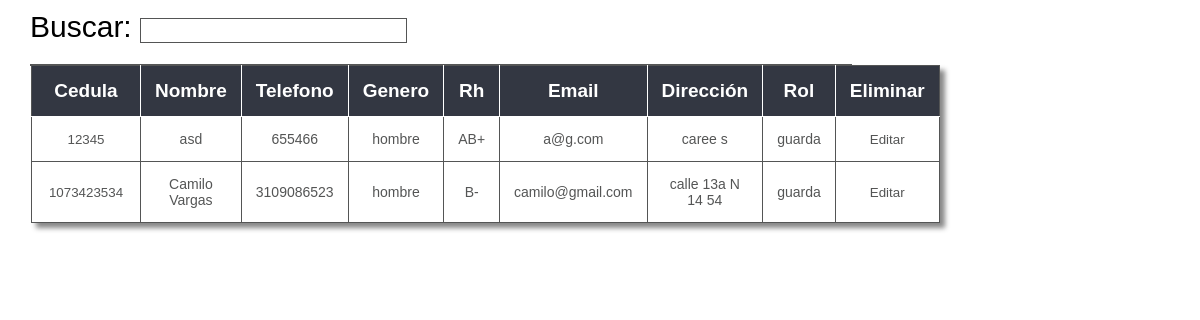
Page /consultas/consulta_guardas.php on the committed database.
### tables this page shows
CREATE TABLE `guardas` (
  `cedula` int(11) NOT NULL,
  `nombre` varchar(45) NOT NULL,
  `telefono` varchar(15) NOT NULL,
  `genero` varchar(7) NOT NULL,
  `rh` varchar(5) NOT NULL,
  `email` varchar(45) NOT NULL,
  `contrasena` varchar(45) NOT NULL,
  `direccion` varchar(45) NOT NULL,
  `rol` varchar(30) DEFAULT NULL,
  `foto` varchar(200) DEFAULT NULL
);

### consultas/consulta_guardas.php (the view, shortened to what this page needs)
<?php
  require ("../global/conexion.php")
 ?>
 <!DOCTYPE html>
 <html lang="en">
 <head>
 	<link rel="stylesheet" href="../css/css_estilos_tablas.css">
 </head>
 <body>
<div class="buscar"> Buscar: <input id="searchTerm" type="text" onkeyup="doSearch()" autocomplete="off" /></div>
  <div class="Tabla">
 <table class="Tabla" id="buscar">
    <tr>
      <td>Cedula</td>
      <td>Nombre</td>
      <td>Telefono</td>
      <td>Genero</td>
      <td>Rh</td>
      <td>Email</td>
      <td>Dirección</td>
      <td>Rol</td>
      <td>Eliminar</td>
    </tr>
    <tr>
    </div>
    <?php
    $consulta = $conexion -> query("SELECT * FROM guardas");
      while ($res = mysqli_fetch_row($consulta)) {
        echo "
       <form action='../consultas/actualizar_registro_guarda.php' method='POST'>
      <td><input type='text' id='cedula' readonly value='$res[0]' name='cedula'></td>
      <td>$res[1]</td>
      <td>$res[2]</td>
      <td>$res[3]</td>
      <td>$res[4]</td>
      <td>$res[5]</td>
      <td>$res[7]</td>
      <td>$res[8]</td>
      <td><input type='submit' id='boton_editar' class='boton_editar' value='Editar'></td>
    </tr>
      </form>
    ";
      }
     ?>
 </body>
 </html>

### css/css_estilos_tablas.css (style rules this page uses)
* { padding: 0px; margin: 0px; outline: none; }
.Tabla { margin: 10px; padding: 0px; width: 820px; box-shadow: 5px 5px 5px #888888; border: 1px solid #545555; margin-left: 2.5%; margin-top: 10px; position: absolute; }
.Tabla table { border-collapse: collapse; border-spacing: 0; width:100%; height:100%; margin:0px;padding:0px; }
.Tabla tr:nth-child(odd) { background-color:#cccccc; }
.Tabla tr:nth-child(even) { background-color:#ffffff; }
.Tabla td { vertical-align:middle; border:1px solid #545555; border-width:0px 1px 1px 0px; text-align:center; padding:14px; font-size:14px; font-family:Arial; font-weight:normal; color:#545555; }
.Tabla tr:last-child td { border-width:0px 1px 0px 0px; }
.Tabla tr td:last-child { border-width:0px 0px 1px 0px; }
.Tabla tr:last-child td:last-child { border-width:0px 0px 0px 0px; }
.Tabla tr:first-child td { background:-o-linear-gradient(bottom, :#333742 5%, :#333742 100%); background:-webkit-gradient( linear, left top, left bottom, color-stop(0.05, :#333742), color-stop(1, :#333742) ); background:-moz-linear-gradient( center top, :#333742 5%, :#333742 100% ); filter:progid:DXImageTransform.Microsoft.gradient(startColorstr=":#333742", endColorstr=":#333742"); background: -o-linear-gradient(top,:#333742,4caf50); background-color:#333742; border:0px solid #fff; text-align:center; border-width:0px 0px 1px 1px; font-size:19px; font-family:Arial; font-weight:bold; color:#ffffff; }
.Tabla tr:first-child td:first-child { border-width:0px 0px 1px 0px; }
.Tabla tr:first-child td:last-child { border-width:0px 0px 1px 1px; }
.boton_editar { background: transparent; color: #545555; border: none; cursor: pointer; }
.buscar { background: transparent; margin: 10px; padding: 0px; width: 500px; margin-left: 2.5%; margin-top: 10px; color::#545555; font-family: arial; font-size: 30px; }
.buscar input { font-size: 20px; color: #4CAF50; background: transparent; outline: 0px; border:1px solid #545555; }
#cedula, #casa { background: transparent; border: none; height: auto; text-align: center; color: #545555; }
#cedula { width: 80px; }

### rows in the picture
guardas: cedula "12345", nombre "asd", telefono "655466", genero "hombre", rh "AB+", email "a@g.com", direccion "caree s", rol "guarda"
guardas: cedula "1073423534", nombre "Camilo Vargas", telefono "3109086523", genero "hombre", rh "B-", email "camilo@gmail.com", direccion "calle 13a N 14 54", rol "guarda"
